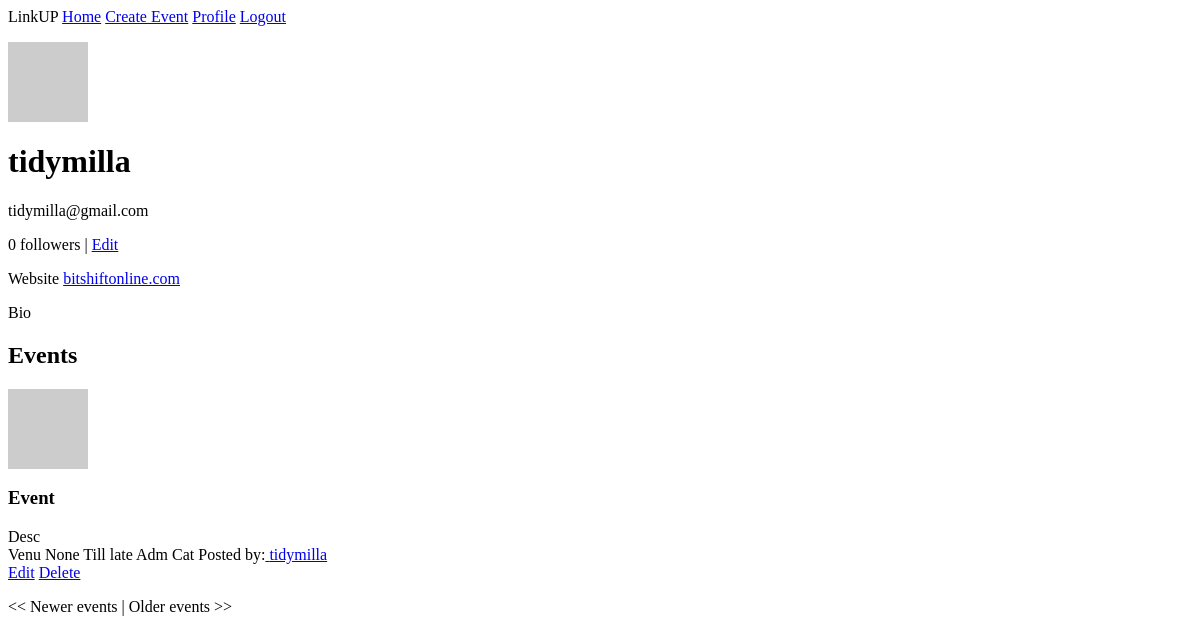
/tidymilla/1 (signed in), run on an earlier commit of the app's database.
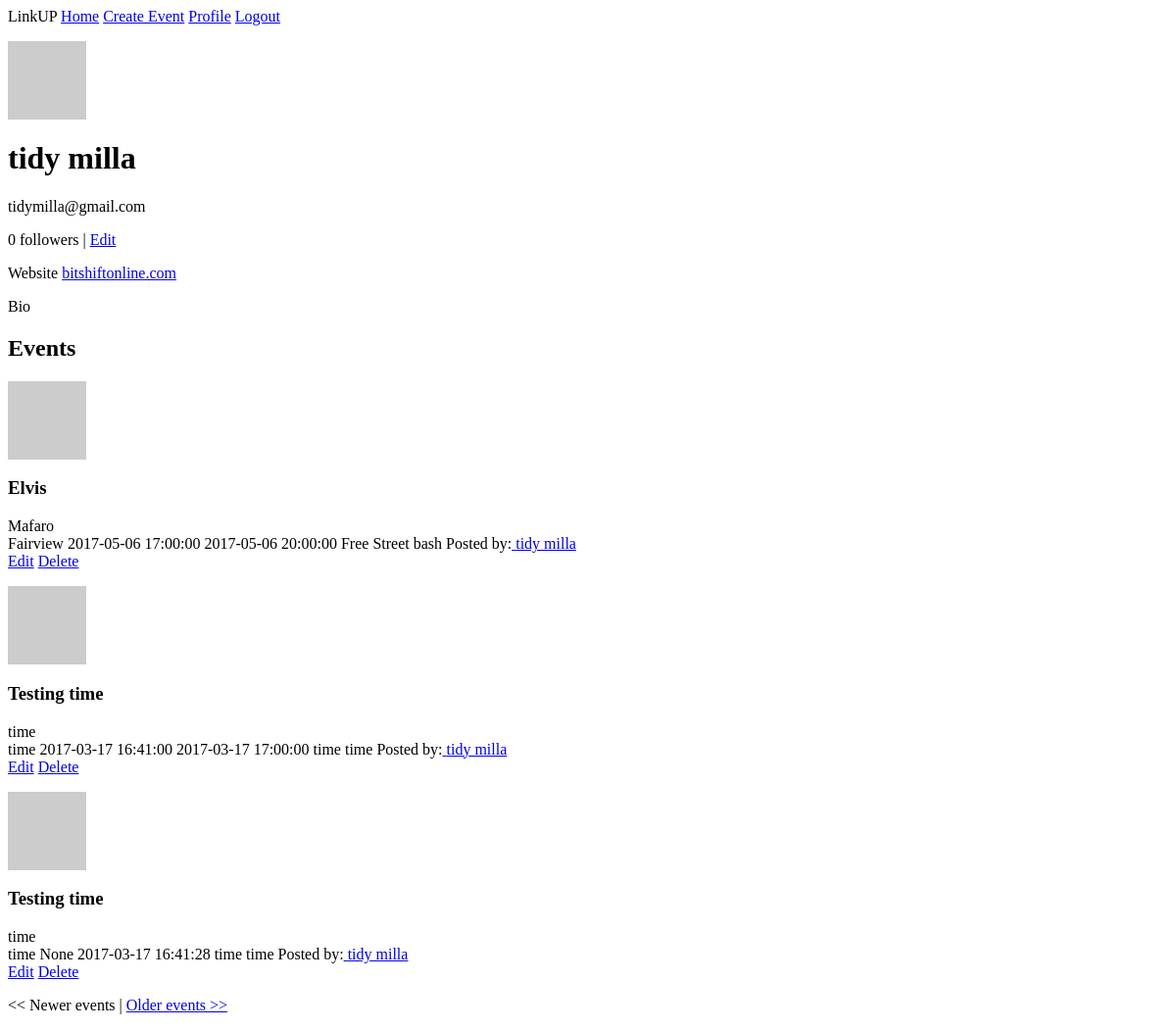
And on a later commit of the database.
### app/models.py (models this page shows, shortened)
class User(UserMixin, db.Model):
    id = db.Column(db.Integer, primary_key=True)
    social_id = db.Column(db.String(64), index=True, unique=True)
    username = db.Column(db.String(64), index=True, unique=True)
    nickname = db.Column(db.String(64), nullable=False)
    email = db.Column(db.String(64), unique=True, nullable=True)
    website = db.Column(db.String(64))
    bio = db.Column(db.String(120))
    events = db.relationship('Event', backref='author', lazy='dynamic')
    followed = db.relationship('User',
                                    secondary=followers,
                                    primaryjoin=(followers.c.follower_id == id),
                                    secondaryjoin=(followers.c.followed_id == id),
                                    backref=db.backref('followers', lazy='dynamic'),
                                    lazy='dynamic'
                                )
    def avatar(self, size):
        return 'http://www.gravatar.com/avatar/%s?d=mm&s=%d' % (md5(self.email.encode('utf-8')).hexdigest(), size)

class Event(db.Model):
    id = db.Column(db.Integer, primary_key=True)
    name = db.Column(db.String(64))
    description = db.Column(db.String(120))
    venu = db.Column(db.String(64))
    date = db.Column(db.DateTime)
    end_time = db.Column(db.DateTime)
    admission = db.Column(db.String(20), default='free')
    category = db.Column(db.String(20))
    user_id = db.Column(db.Integer, db.ForeignKey('user.id'))

### app/views.py (the view)
@app.route('/<username>')
@app.route('/<username>/<int:page>')
@login_required
def user(username, page=1):
    user = User.query.filter_by(username=username).first()
    if user == None:
        flash('User %s not found.' % username)
        return redirect(url_for('index'))
    events = user.events.order_by(Event.id.desc()).paginate(page, EVENTS_PER_PAGE, False)
    return render_template('user_profile.html',
                            user=user,
                            events=events,
                            title=user.nickname)

### app/views.py (called while the page is built)
@lm.user_loader
def load_user(id):
    return User.query.get(int(id))

### app/templates/user_profile.html
{% extends "base.html" %}
{% block content %}
  <p><img src="{{ user.avatar(128) }}"</p>
  <h1>{{ user.nickname }}</h1>
  <p>{{ user.email }}</p>
  <p>{{ user.followers.count() - 1 }} followers |
    {% if user.id == current_user.id %}
      <a href="{{ url_for('edit_user')}}">Edit</a>
    {% elif not current_user.is_following(user) %}
      <a href="{{ url_for('follow', username=user.username) }}">Follow</a>
    {% else %}
      <a href="{{ url_for('unfollow', username=user.username) }}">Following</a>
    {% endif %}
  </p>
  <p>Website
    {% if user.website %}
      <a href="{{ ''.join(['http://', user.website ]) }}" target="_blank">{{ user.website }}</a>
    {% else %}
      <span>None</span>
    {% endif %}
  </p>
  <p>Bio {{ user.bio }}</p>
  <h2>Events</h2>
  {% if events.items %}
    {% for event in events.items %}
      {% include 'event_display.html' %}
    {% endfor %}
    <p>{% if events.has_prev %}<a href="{{ url_for('user', username=user.username, page=events.prev_num) }}">&lt;&lt; Newer events</a>{% else %}&lt;&lt; Newer events{% endif %} |
    {% if events.has_next %}<a href="{{ url_for('user', username=user.username, page=events.next_num) }}">Older events &gt;&gt;</a>{% else %}Older events &gt;&gt;{% endif %}</p>
  {% else %}
    <p>Oops nothing to display here</a></p>
  {% endif %}
{% endblock %}

### app/templates/base.html (shortened to what this page needs)
<html>
  <head>
  </head>
  <body>
    <div>
      LinkUP
      {% if not current_user.is_anonymous %}
        <a href={{ url_for('index') }}>Home</a>
        <a href={{ url_for('create_event') }}>Create Event</a>
        <a href={{ url_for('user', username=current_user.username) }}>Profile</a>
        <a href={{ url_for('logout' ) }}>Logout</a>
      {% endif %}
    </div>
    {% block content %}{% endblock %}
  </body>
</html>

### app/templates/event_display.html
<div id='event'>
  <p><img src="{{ event.author.avatar(50) }}"></p>
  <h3>{{ event.name }}</h3>
  <span>{{ event.description }}</span><br>
  <span>{{ event.venu }}</span>
  <span>{{ event.date }}</span>
  {% if event.end_time %}
    <span>{{ event.end_time }}</span>
  {% else %}
    <span>Till late</span>
  {% endif %}
  <span>{{ event.admission }}</span>
  <span>{{ event.category }}</span>
  {% if event.author %}
    <span>Posted by:<a href={{ url_for('user', username=event.author.username) }}> {{ event.author.nickname }}</a></span><br>
  {% endif %}
  {% if current_user.id == event.author.id %}
    <span><a href={{ url_for('edit_event', id=event.id) }}>Edit</a></span>
    <span><a href="{{ url_for('delete_event', id=event.id)}}">Delete</a></span>
  {% endif %}
</div>

What changed in the data, as far as the page shows it:
no longer on this page (row unchanged): Event: name "Event", description "Desc", venu "Venu", date "None", shows "Till late", admission "Adm", category "Cat", author.nickname "tidymilla"
changed User "tidymilla@gmail.com": nickname "tidymilla" → "tidy milla"
added Event: name "Elvis", description "Mafaro", venu "Fairview", date "2017-05-06 17:00:00", end_time "2017-05-06 20:00:00", admission "Free", category "Street bash", author.nickname "tidy milla"
added Event: name "Testing time", description "time", venu "time", date "2017-03-17 16:41:00", end_time "2017-03-17 17:00:00", admission "time", category "time", author.nickname "tidy milla"
added Event: name "Testing time", description "time", venu "time", date "None", end_time "2017-03-17 16:41:28", admission "time", category "time", author.nickname "tidy milla"
